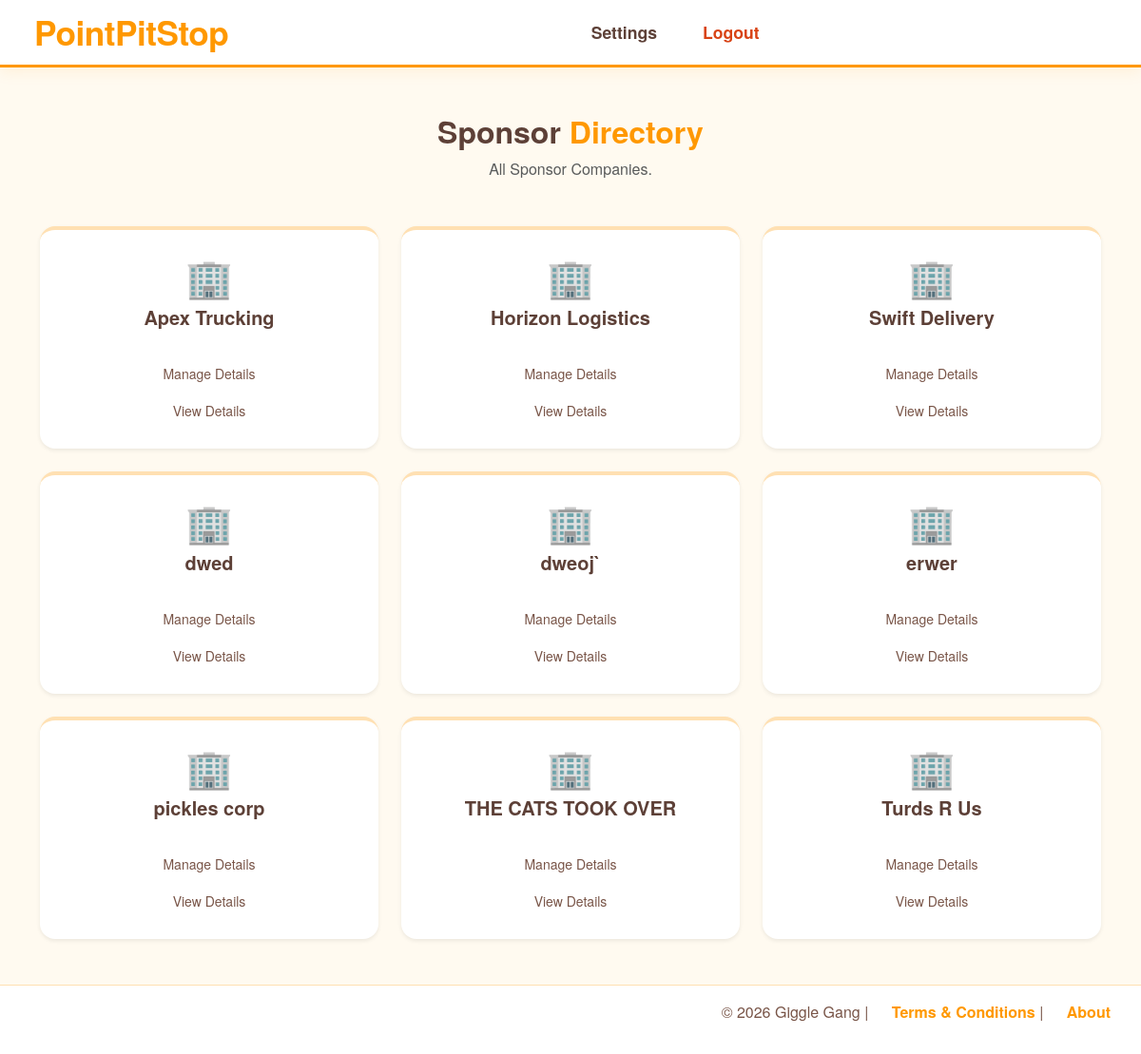
Screenshot of /admin/company_list (signed in) with the database file from the repository.
### models.py (models this page shows)
class SponsorCompany(db.Model):
    __tablename__ = "sponsor_companies"
    id = db.Column(db.Integer, primary_key=True)
    name = db.Column(db.String(150),unique=True,nullable=False)
    email = db.Column(db.String(120), unique=True, nullable=True,index=True)
    phone = db.Column(db.String(50), nullable=True)
    logo_filename = db.Column(db.String(255), nullable=True)
    brand_color = db.Column(db.String(255), nullable=True)
    points_conversion = db.Column(db.DECIMAL(10,2),nullable=False,default=.01)
    sponsor_users = db.relationship("SponsorProfile",back_populates="company")
    driver_links = db.relationship("DriverCompanyLink", back_populates="company")
    priceMax = db.Column(db.Integer, nullable=False, default=100)
    explicit = db.Column(db.Boolean, nullable=False, default=True)

### routes/admin.py (the view)
@admin_bp.route("/company_list", methods=["GET","POST"])
def all_companies_list():
    companies = SponsorCompany.query.all()
    return render_template("admin/admin_company_list.html",companies=companies)

### app.py (called while the page is built)
@login_manager.user_loader
def load_user(user_id):
    return db.session.get(Users, int(user_id))

### routes/admin.py (called while the page is built)
@admin_bp.before_request
def restrict_to_admin():
    if request.endpoint == "admin.end_impersonation":
        real_admin_id = session.get("real_admin_id")
        if real_admin_id:
            return None  # Let it through
        abort(403)
    if not current_user.is_authenticated:
        flash("Please log in to access this page.", "warning")
        return redirect(url_for('auth.handle_login'))
    if current_user.role != "admin":
        flash("Access denied: Admins only.", "danger")
        return redirect(url_for('dashboard'))
    if not g.profile:
        print(f"DEBUG: Admin {current_user.username} has no profile in g.profile")
        flash("Admin profile not found. Please contact an admin.", "danger")
        return redirect(url_for('dashboard'))

### templates/admin/admin_company_list.html (shortened to what this page needs)
{% extends "base.html" %}
{% block body %}
<div class="container py-5">
    <div class="text-center mb-5">
        <h2 style="color: #5d4037; font-weight: 700;">Sponsor <span style="color: #ff9800;">Directory</span></h2>
        <p class="text-muted">All Sponsor Companies.</p>
    </div>
    <div class="row g-4">
        {% for company in companies %}
        <div class="col-md-4">
            <div class="card h-100 shadow-sm border-0 rounded-4 p-4" style="border-top: 4px solid #ffe0b2 !important;">
                <div class="text-center mb-3">
                    {% if company.logo_filename %}
                        <img src="{{ url_for('static', filename='uploads/' + company.logo_filename) }}"
                             class="img-fluid rounded mb-2" style="max-height: 60px;">
                    {% else %}
                        <div class="display-6">🏢</div>
                    {% endif %}
                    <h5 class="mt-2" style="color: #5d4037; font-weight: 700;">{{ company.name }}</h5>
                </div>
                <div class="text-center mt-auto">
                    <a href="{{ url_for('admin.company_settings', company_id=company.id) }}"
                       class="btn btn-link btn-sm mt-2 text-decoration-none" style="color: #795548;">
                        Manage Details
                    </a>
                </div>
                <div class="text-center mt-auto">
                    <a href="{{ url_for('view_company_profile', company_id=company.id) }}"
                       class="btn btn-link btn-sm mt-2 text-decoration-none" style="color: #795548;">
                        View Details
                    </a>
                </div>
            </div>
        </div>
        {% endfor %}
    </div>
</div>
{% endblock %}

### static/css/style.css (style rules this page uses)
body { display: flex; flex-direction: column; font-family: 'Quicksand', 'Helvetica Neue', Helvetica, Arial, sans-serif; margin: 0; min-height: 100vh; background-color: #fffaf0; color: #5d4037; }

### rows the page displays
SponsorCompany: name "Apex Trucking"
SponsorCompany: name "Horizon Logistics"
SponsorCompany: name "Swift Delivery"
SponsorCompany: name "dwed"
SponsorCompany: name "dweoj`"
SponsorCompany: name "erwer"
SponsorCompany: name "pickles corp"
SponsorCompany: name "THE CATS TOOK OVER"
SponsorCompany: name "Turds R Us"
